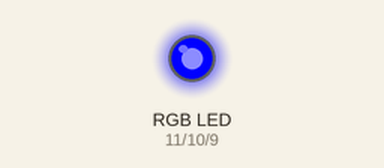
This sketch was run on a simulated Arduino Uno, built with avr-gcc and run on an emulated ATmega328P. Shown: an RGB LED mixed from three pins (HIGH = lit).

Above: at 0.5 s.
At 1.5 s:
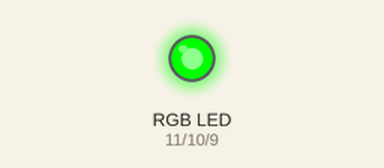
At 5.5 s:
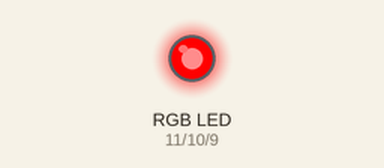
Timing chart, 0 to 6.9 s (numbered marks = the images above):
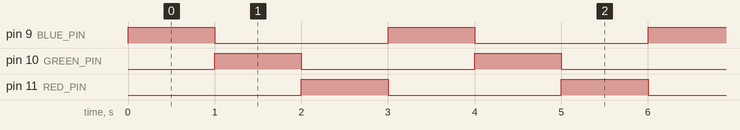

Measured:
- by itself, pin 9 (BLUE_PIN), pin 10 (GREEN_PIN), pin 11 (RED_PIN): alternates HIGH for 1.0 s and LOW for 2.0 s
- by itself, everything shown: repeats every 3.0 s, in 3 steps

The sketch:

rgb_blink.ino
```cpp
/*
 * Forest Ray
 * June 12, 2025
 *
 * Use an RGB LED
 * tested on Giga and Uno
 */

// GLOBALS
  byte RED_PIN   = 11;
  byte GREEN_PIN = 10;
  byte BLUE_PIN  = 9;

// FUNCTIONS
/*
 * SetRGB
 * Arguments:
 * - red   (int): value from 0-255 indicating how much red in color
 * - green (int): value from 0-255 indicating how much green in color
 * - blue  (int): value from 0-255 indicating how much blue in color
 */
void SetRGB(int red, int green, int blue){
  analogWrite(RED_PIN,   red);
  analogWrite(GREEN_PIN, green);
  analogWrite(BLUE_PIN,  blue);
}

// SETUP
void setup() {
  // Setup LED PINS
  pinMode(RED_PIN,   OUTPUT);
  pinMode(GREEN_PIN, OUTPUT);
  pinMode(BLUE_PIN,  OUTPUT);
}

// LOOP
void loop() {
  // blue
  SetRGB(0, 0, 255);
  delay(1000);

  // green
  SetRGB(0, 255, 0);
  delay(1000);

  // red
  SetRGB(255, 0, 0);
  delay(1000);
}
```
